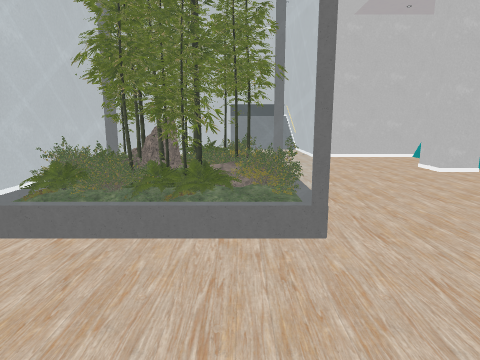
view 1 (above)

16 first-person views from a walk through a Unity game level. The camera is 1.4 m above the floor, tilts 10° down and sees 75° across. The floor is counted in squares, 1 m on a side. Each view is taken from the middle of a square. On the plan, view 1 faces up. The plan holds only what a view shows up to about 14 squares ahead; the rest is blank. The place goes on beyond the plan. The player character is not drawn. Some surface patterns are stand-ins.

view 2
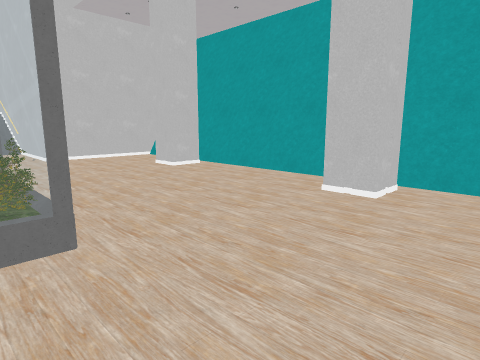

view 3
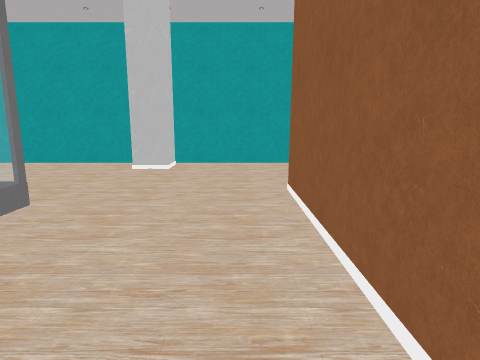

view 4
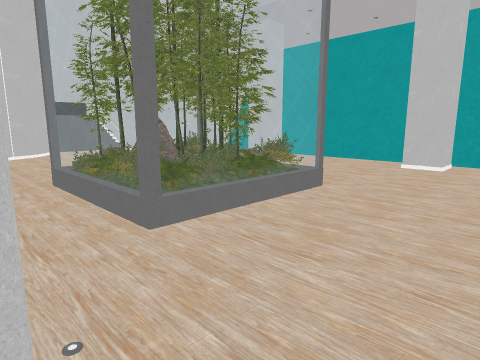

view 5
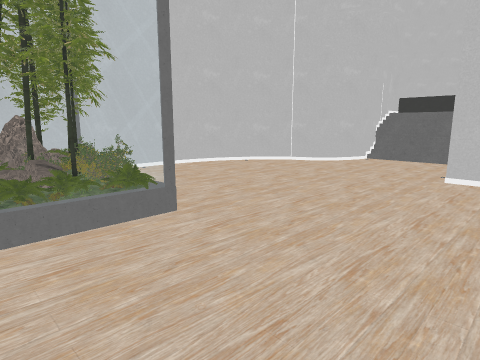

view 6
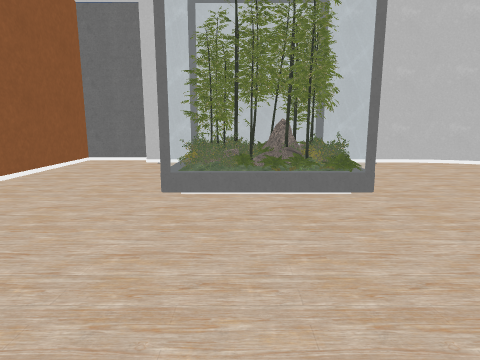

view 7
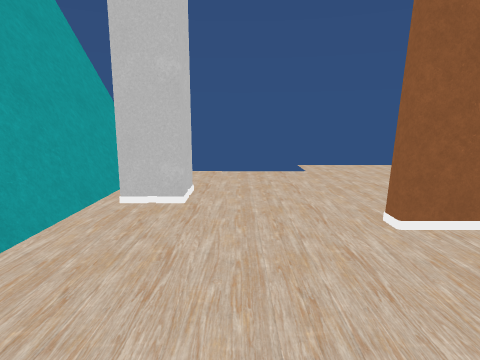

view 8
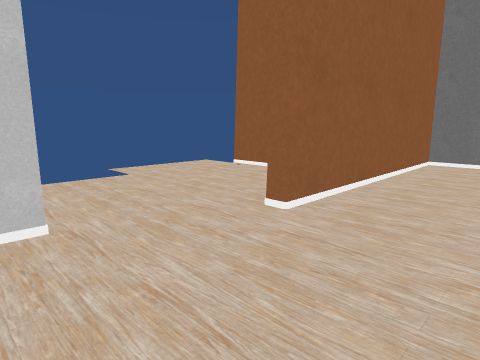

view 9
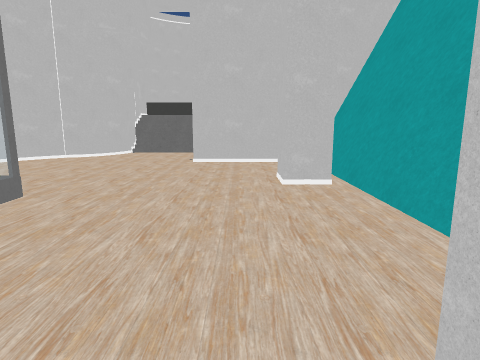

view 10
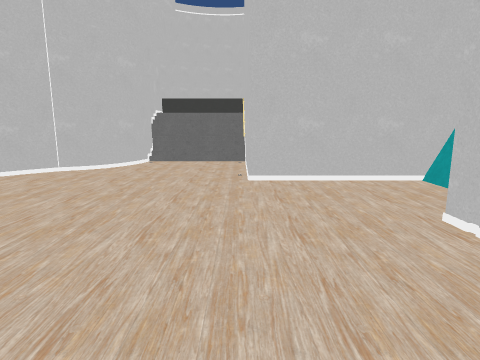

view 11
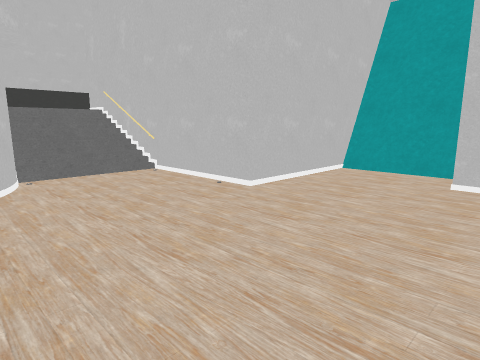

view 12
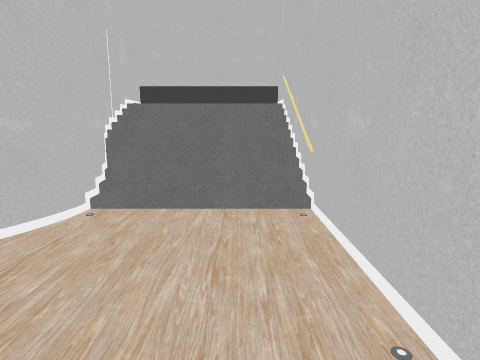

view 13
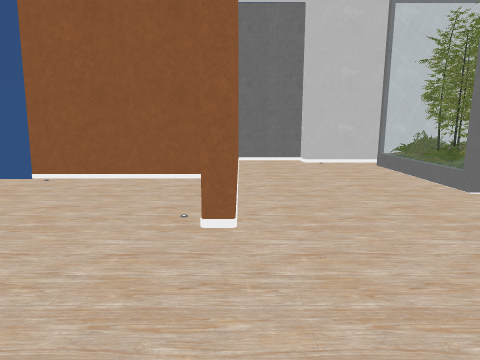

view 14
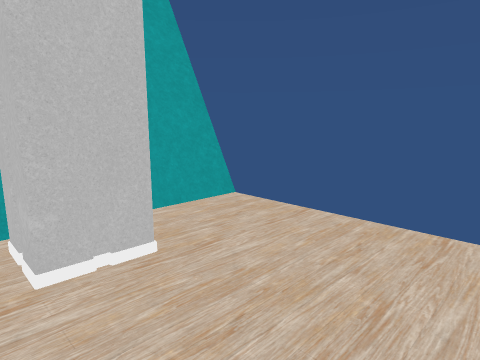

view 15
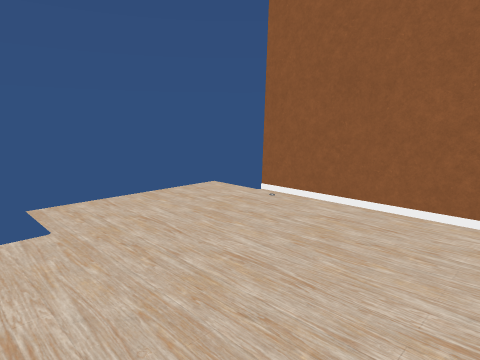

view 16
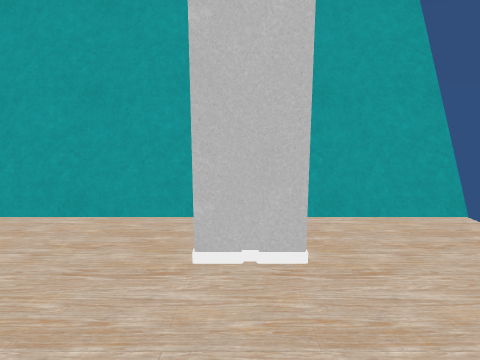

### Floor plan
Key: @ floor where view 1 was taken; # wall or solid block; . floor; / step, stairs or slope; P pillar; O other object.
Columns run from 6 left of view 1 to 8 right of it. Each row starts with its distance up from view 1.
 23      #   #
 22      #   #
 21      #///#
 20      #///#
 19      #///#
 18      #///#
 17     ##...#
 16    ##....#
 15   ##.....#
 14  ##......######
 13  #............#
 12  #............#
 11  #............#
 10  #..........PP#
  9  #............#
  8  #............#
  7  #.OOOOO......#
  6  #.O  OO......#
  5  #.O  OO......#
  4  #.OOOOO......#
  3  #..........PP#
  2 ##............#
  1 #.............#
  0 #.....@.......#
 -1 #########.....#
 -2      #........#
 -3      #......PP#
 -4      #........#
 -5      #........#
 -6      #........#
 -7       ...     #

Positions as (right, up) in squares from view 1, and headings:
1: (0, 0), facing up
2: (0, 0), facing up-right
3: (-4, 0), facing right
4: (-5, 0), facing up-right
5: (5, 5), facing up-left
6: (7, 5), facing left
7: (5, 3), facing down
8: (7, 2), facing down-left
9: (5, 2), facing up
10: (3, 6), facing up
11: (-2, 9), facing up-right
12: (2, 13), facing up
13: (7, -1), facing left
14: (3, -2), facing down-right
15: (4, -2), facing down-left
16: (3, -3), facing right
